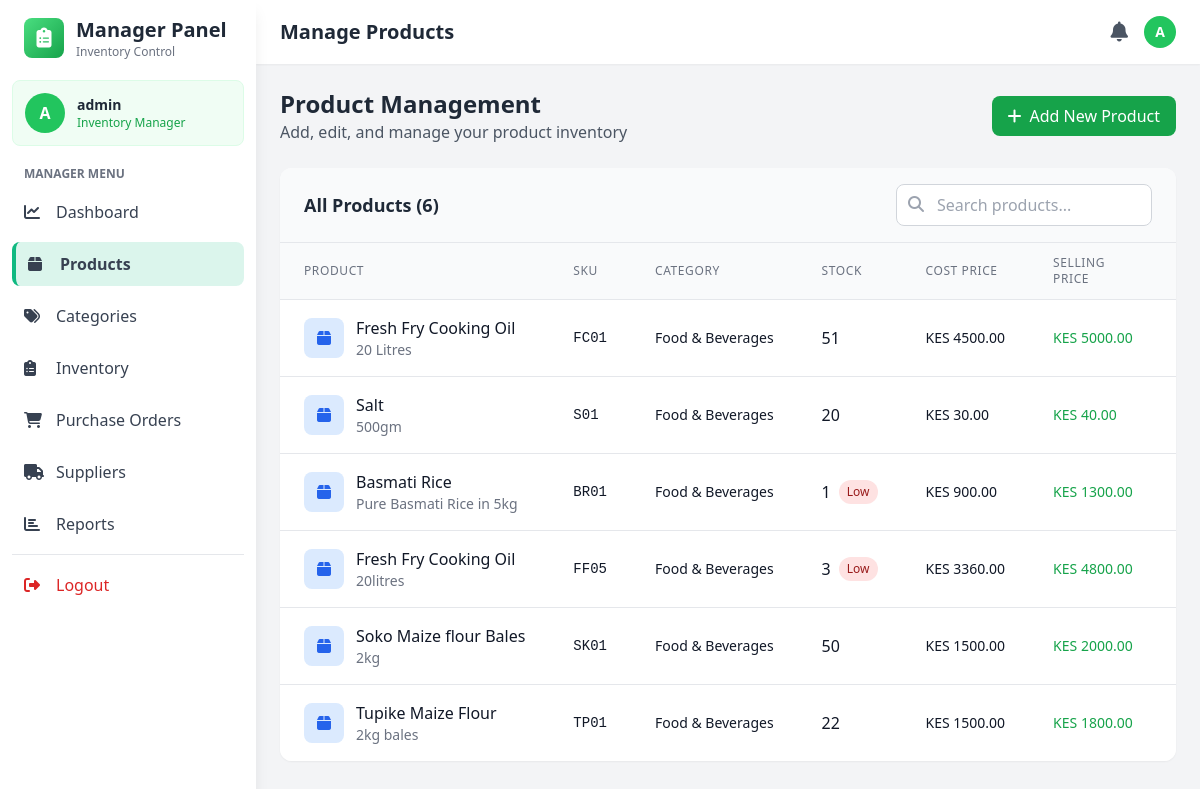
Page /manager/products (signed in) on the committed database.
### models.py (models this page shows, shortened)
class User(UserMixin, db.Model):
    __tablename__='users'
    id = db.Column(db.Integer, primary_key=True)
    username = db.Column(db.String(80), unique=True, nullable=False)
    email = db.Column(db.String(120), unique=True, nullable=False)
    password_hash = db.Column(db.String(255), nullable=False)
    role = db.Column(db.String(20), nullable=False)
    is_active = db.Column(db.Boolean, default=True)
    created_at = db.Column(db.DateTime, default=datetime.utcnow)

class Product(db.Model):
    __tablename__ = 'products'
    id = db.Column(db.Integer, primary_key=True)
    name = db.Column(db.String(200), nullable=False)
    sku = db.Column(db.String(50), unique=True, nullable=False)  # Stock code
    description = db.Column(db.Text)
    cost_price = db.Column(db.Float, nullable=False)
    selling_price = db.Column(db.Float, nullable=False)
    quantity = db.Column(db.Integer, default=0)
    reorder_level = db.Column(db.Integer, default=10)
    category_id = db.Column(db.Integer, db.ForeignKey('categories.id'), nullable=False)
    supplier_id = db.Column(db.Integer, db.ForeignKey('suppliers.id'), nullable=False)
    created_at = db.Column(db.DateTime, default=datetime.utcnow)
    updated_at = db.Column(db.DateTime, default=datetime.utcnow, onupdate=datetime.utcnow)
    is_active = db.Column(db.Boolean, default=True)
    image_url = db.Column(db.String(500))  # For Cloudinary image URLs
    unit = db.Column(db.String(50), default='piece')  # piece, kg, liter, pack, box, etc.
    category = db.relationship('Category', backref='products')
    supplier = db.relationship('Supplier', backref='products')

class Category(db.Model):
    __tablename__ = 'categories'
    id = db.Column(db.Integer, primary_key=True)
    name = db.Column(db.String(100), unique=True, nullable=False)
    description = db.Column(db.Text)
    created_at = db.Column(db.DateTime, default=datetime.utcnow)

### app.py (the view)
@app.route('/manager/products')
@login_required
def manage_products():
    if current_user.role not in ['admin', 'manager']:
        flash('Access denied. Manager access required.', 'danger')
        return redirect(url_for('index'))
    products = Product.query.all()
    categories = Category.query.all()
    suppliers = Supplier.query.all()
    return render_template('manager/products.html',
                         products=products,
                         categories=categories,
                         suppliers=suppliers)

### app.py (called while the page is built)
@login_manager.user_loader
def load_user(user_id):
    return User.query.get(int(user_id))

### templates/manager/products.html (shortened to what this page needs)
<!DOCTYPE html>
<html lang="en">
<head>
    <script src="https://cdn.tailwindcss.com"></script>
    <link rel="stylesheet" href="https://cdnjs.cloudflare.com/ajax/libs/font-awesome/6.4.0/css/all.min.css">
</head>
<body class="bg-gray-100">
    <aside class="fixed top-0 left-0 z-40 w-64 h-screen bg-white shadow-lg">
        <div class="h-full px-3 py-4 overflow-y-auto">
            <div class="flex items-center mb-5 px-3">
                <div class="w-10 h-10 bg-gradient-to-br from-green-400 to-green-600 rounded-lg flex items-center justify-center">
                    <i class="fas fa-clipboard-list text-white text-xl"></i>
                </div>
                <div class="ml-3">
                    <h2 class="text-xl font-bold text-gray-800">Manager Panel</h2>
                    <p class="text-xs text-gray-500">Inventory Control</p>
                </div>
            </div>
            <div class="mb-5 p-3 bg-green-50 rounded-lg border border-green-100">
                <div class="flex items-center space-x-3">
                    <div class="w-10 h-10 bg-green-500 rounded-full flex items-center justify-center text-white font-bold">
                        {{ current_user.username[0].upper() }}
                    </div>
                    <div>
                        <p class="text-sm font-semibold text-gray-800">{{ current_user.username }}</p>
                        <p class="text-xs text-green-600">Inventory Manager</p>
                    </div>
                </div>
            </div>
            <nav class="space-y-2">
                <p class="px-3 text-xs font-semibold text-gray-500 uppercase mb-2">Manager Menu</p>
                <a href="{{ url_for('manager_dashboard') }}" class="nav-item flex items-center px-3 py-2.5 text-gray-700 rounded-lg">
                    <i class="fas fa-chart-line w-5"></i><span class="ml-3">Dashboard</span>
                </a>
                <a href="{{ url_for('manage_products') }}" class="nav-item active flex items-center px-3 py-2.5 text-gray-700 rounded-lg">
                    <i class="fas fa-box w-5"></i><span class="ml-3">Products</span>
                </a>
                <a href="{{ url_for('manage_categories') }}" class="nav-item flex items-center px-3 py-2.5 text-gray-700 rounded-lg">
                    <i class="fas fa-tags w-5"></i><span class="ml-3">Categories</span>
                </a>
                <a href="{{ url_for('manage_inventory') }}" class="nav-item flex items-center px-3 py-2.5 text-gray-700 rounded-lg">
                    <i class="fas fa-clipboard-list w-5"></i><span class="ml-3">Inventory</span>
                </a>
                <a href="{{ url_for('manage_purchase_orders') }}" class="nav-item flex items-center px-3 py-2.5 text-gray-700 rounded-lg">
                    <i class="fas fa-shopping-cart w-5"></i><span class="ml-3">Purchase Orders</span>
                </a>
                <a href="{{ url_for('manage_sup') }}"
                    class="nav-item flex items-center px-3 py-2.5 text-gray-700 rounded-lg">
                    <i class="fas fa-truck w-5"></i>
                    <span class="ml-3">Suppliers</span>
                </a>
                <a href="{{ url_for('manage_reports') }}" class="nav-item flex items-center px-3 py-2.5 text-gray-700 rounded-lg">
        <i class="fas fa-chart-bar w-5"></i><span class="ml-3">Reports</span>
    </a>
                <hr class="my-3 border-gray-200">
                <a href="{{ url_for('logout') }}" class="nav-item flex items-center px-3 py-2.5 text-red-600 rounded-lg hover:bg-red-50">
                    <i class="fas fa-sign-out-alt w-5"></i><span class="ml-3">Logout</span>
                </a>
            </nav>
        </div>
    </aside>
    <div class="ml-64">
        <header class="bg-white shadow-sm sticky top-0 z-30">
            <div class="flex items-center justify-between px-6 py-4">
                <h1 class="text-xl font-semibold text-gray-800">Manage Products</h1>
                <div class="flex items-center space-x-4">
                    <button class="relative text-gray-600 hover:text-gray-800">
                        <i class="fas fa-bell text-xl"></i>
                    </button>
                    <div class="w-8 h-8 bg-green-500 rounded-full flex items-center justify-center text-white font-bold text-sm">
                        {{ current_user.username[0].upper() }}
                    </div>
                </div>
            </div>
        </header>
        <main class="p-6">
            <div class="flex justify-between items-center mb-6">
                <div>
                    <h2 class="text-2xl font-bold text-gray-800">Product Management</h2>
                    <p class="text-gray-600">Add, edit, and manage your product inventory</p>
                </div>
                <button onclick="openProductModal()" class="bg-green-600 hover:bg-green-700 text-white px-4 py-2 rounded-lg flex items-center">
                    <i class="fas fa-plus mr-2"></i> Add New Product
                </button>
            </div>
            <div class="bg-white rounded-xl shadow-sm overflow-hidden">
                <div class="px-6 py-4 border-b border-gray-200 bg-gray-50">
                    <div class="flex justify-between items-center">
                        <h3 class="text-lg font-semibold text-gray-800">All Products ({{ products|length }})</h3>
                        <div class="relative">
                            <input type="text" placeholder="Search products..." class="pl-10 pr-4 py-2 border border-gray-300 rounded-lg focus:ring-2 focus:ring-green-500 focus:border-transparent w-64">
                            <i class="fas fa-search absolute left-3 top-3 text-gray-400"></i>
                        </div>
                    </div>
                </div>
                <table class="min-w-full divide-y divide-gray-200">
                    <thead class="bg-gray-50">
                        <tr>
                            <th class="px-6 py-3 text-left text-xs font-medium text-gray-500 uppercase tracking-wider">Product</th>
                            <th class="px-6 py-3 text-left text-xs font-medium text-gray-500 uppercase tracking-wider">SKU</th>
                            <th class="px-6 py-3 text-left text-xs font-medium text-gray-500 uppercase tracking-wider">Category</th>
                            <th class="px-6 py-3 text-left text-xs font-medium text-gray-500 uppercase tracking-wider">Stock</th>
                            <th class="px-6 py-3 text-left text-xs font-medium text-gray-500 uppercase tracking-wider">Cost Price</th>
                            <th class="px-6 py-3 text-left text-xs font-medium text-gray-500 uppercase tracking-wider">Selling Price</th>
                            <th class="px-6 py-3 text-left text-xs font-medium text-gray-500 uppercase tracking-wider">Status</th>
                        </tr>
                    </thead>
                    <tbody class="bg-white divide-y divide-gray-200">
                        {% for product in products %}
                        <tr class="hover:bg-gray-50">
                            <td class="px-6 py-4 whitespace-nowrap">
                                <div class="flex items-center">
                                    <div class="w-10 h-10 bg-blue-100 rounded-lg flex items-center justify-center mr-3">
                                        <i class="fas fa-box text-blue-600"></i>
                                    </div>
                                    <div>
                                        <div class="font-medium text-gray-900">{{ product.name }}</div>
                                        <div class="text-sm text-gray-500 truncate max-w-xs">{{ product.description or 'No description' }}</div>
                                    </div>
                                </div>
                            </td>
                            <td class="px-6 py-4 whitespace-nowrap text-sm text-gray-900 font-mono">{{ product.sku }}</td>
                            <td class="px-6 py-4 whitespace-nowrap text-sm text-gray-900">{{ product.category.name }}</td>
                            <td class="px-6 py-4 whitespace-nowrap">
                                <div class="flex items-center">
                                    <span class="font-medium text-gray-900">{{ product.quantity }}</span>
                                    {% if product.quantity <= product.reorder_level %}
                                    <span class="ml-2 bg-red-100 text-red-800 text-xs px-2 py-1 rounded-full">Low</span>
                                    {% endif %}
                                </div>
                            </td>
                            <td class="px-6 py-4 whitespace-nowrap text-sm text-gray-900">KES {{ "%.2f"|format(product.cost_price) }}</td>
                            <td class="px-6 py-4 whitespace-nowrap text-sm font-medium text-green-600">KES {{ "%.2f"|format(product.selling_price) }}</td>
                            <td class="px-6 py-4 whitespace-nowrap">
                            </td>
                        </tr>
                        {% endfor %}
                    </tbody>
                </table>
            </div>
        </main>
    </div>
</body>
</html>

### templates/manager/products.html (style rules this page uses)
.nav-item.active { background: rgba(16, 185, 129, 0.15); border-left: 4px solid #10b981; font-weight: 600; }

### rows in the picture
User: username "A", username "admin"
Product: name "Fresh Fry Cooking Oil", description "20 Litres", sku "FC01", category.name "Food & Beverages", quantity "51", cost_price "4500.00", selling_price "5000.00"
Product: name "Salt", description "500gm", sku "S01", category.name "Food & Beverages", quantity "20", cost_price "30.00", selling_price "40.00"
Product: name "Basmati Rice", description "Pure Basmati Rice in 5kg", sku "BR01", category.name "Food & Beverages", quantity "1", reorder_level "Low", cost_price "900.00", selling_price "1300.00"
Product: name "Fresh Fry Cooking Oil", description "20litres", sku "FF05", category.name "Food & Beverages", quantity "3", reorder_level "Low", cost_price "3360.00", selling_price "4800.00"
Product: name "Soko Maize flour Bales", description "2kg", sku "SK01", category.name "Food & Beverages", quantity "50", cost_price "1500.00", selling_price "2000.00"
Product: name "Tupike Maize Flour", description "2kg bales", sku "TP01", category.name "Food & Beverages", quantity "22", cost_price "1500.00", selling_price "1800.00"

### other values in the picture
{{ products|length }} "6"
